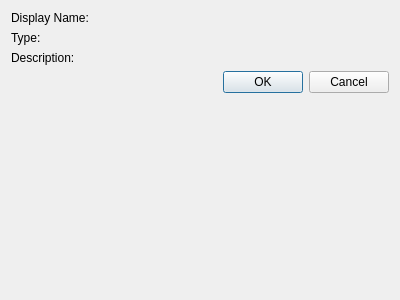
<?xml version="1.0" encoding="UTF-8"?>
<ui version="4.0">
 <class>FieldValueWindow</class>
 <widget class="QDialog" name="FieldValueWindow">
  <property name="geometry">
   <rect>
    <x>0</x>
    <y>0</y>
    <width>400</width>
    <height>300</height>
   </rect>
  </property>
  <property name="windowTitle">
   <string>Set Value</string>
  </property>
  <layout class="QFormLayout" name="formLayout">
   <item row="0" column="0">
    <widget class="QLabel" name="labelDisplayName">
     <property name="text">
      <string>Display Name:</string>
     </property>
    </widget>
   </item>
   <item row="0" column="1">
    <widget class="QLabel" name="labelDisplayNameValue">
     <property name="text">
      <string/>
     </property>
    </widget>
   </item>
   <item row="3" column="0" colspan="2">
    <widget class="QDialogButtonBox" name="buttonBox">
     <property name="orientation">
      <enum>Qt::Horizontal</enum>
     </property>
     <property name="standardButtons">
      <set>QDialogButtonBox::Cancel|QDialogButtonBox::Ok</set>
     </property>
    </widget>
   </item>
   <item row="1" column="0">
    <widget class="QLabel" name="labelType">
     <property name="text">
      <string>Type:</string>
     </property>
    </widget>
   </item>
   <item row="1" column="1">
    <widget class="QLabel" name="labelTypeValue">
     <property name="text">
      <string/>
     </property>
    </widget>
   </item>
   <item row="2" column="0">
    <widget class="QLabel" name="labelDescription">
     <property name="text">
      <string>Description:</string>
     </property>
    </widget>
   </item>
   <item row="2" column="1">
    <widget class="QLabel" name="labelDescriptionValue">
     <property name="text">
      <string/>
     </property>
    </widget>
   </item>
  </layout>
 </widget>
 <resources/>
 <connections>
  <connection>
   <sender>buttonBox</sender>
   <signal>accepted()</signal>
   <receiver>FieldValueWindow</receiver>
   <slot>accept()</slot>
   <hints>
    <hint type="sourcelabel">
     <x>248</x>
     <y>254</y>
    </hint>
    <hint type="destinationlabel">
     <x>157</x>
     <y>274</y>
    </hint>
   </hints>
  </connection>
  <connection>
   <sender>buttonBox</sender>
   <signal>rejected()</signal>
   <receiver>FieldValueWindow</receiver>
   <slot>reject()</slot>
   <hints>
    <hint type="sourcelabel">
     <x>316</x>
     <y>260</y>
    </hint>
    <hint type="destinationlabel">
     <x>286</x>
     <y>274</y>
    </hint>
   </hints>
  </connection>
 </connections>
</ui>
